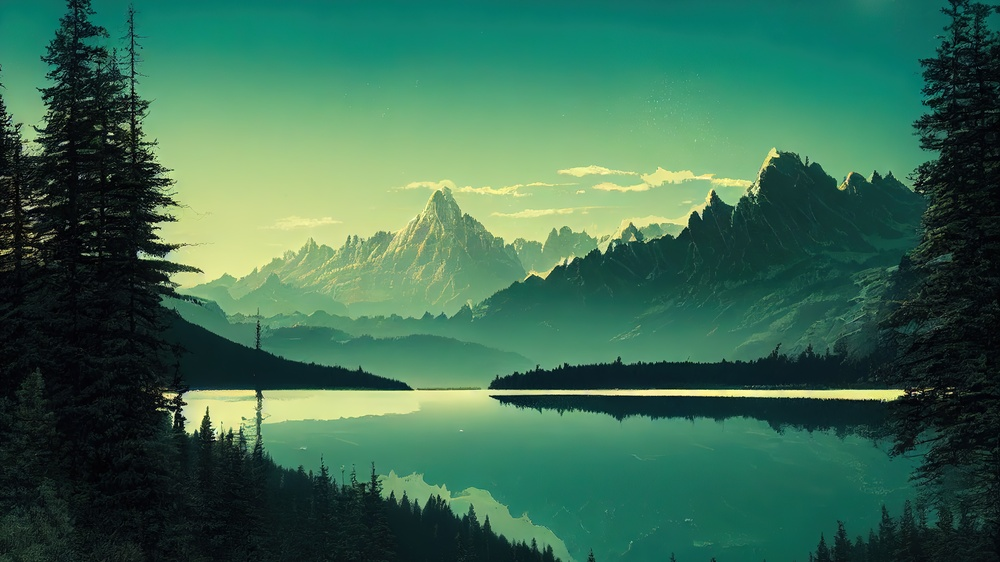
#> input picture image.jpg, 1000 x 562 px, shrunk from 3840 x 2160 before the run
$ python assignment2.py
#> lines starting #> are read from the running program, lines starting #| are printed output that depends on the picture
import cv2
import numpy as np
import matplotlib.pyplot as plt

# Read the image
image = cv2.imread('image.jpg')  # Replace with your image path
#> image is the input picture: shape (562, 1000, 3); mean B, G, R 82.3, 106.6, 58.6
image_rgb = cv2.cvtColor(image, cv2.COLOR_BGR2RGB)  # Convert to RGB (OpenCV loads in BGR by default)

# Separate the R, G, B channels
r_channel = image_rgb[:, :, 0]
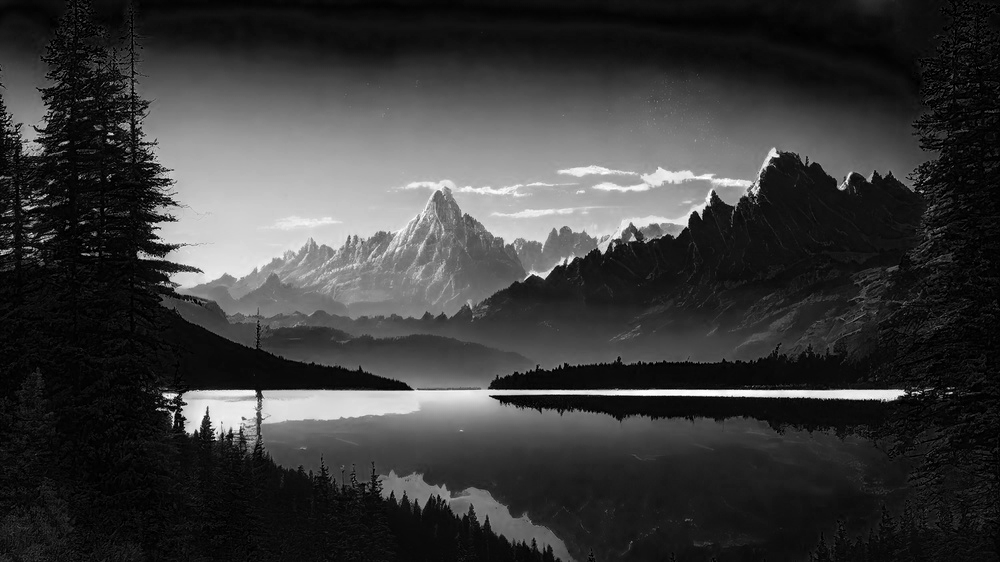
#> r_channel: shape (562, 1000); min 0, max 255, mean 58.6
g_channel = image_rgb[:, :, 1]
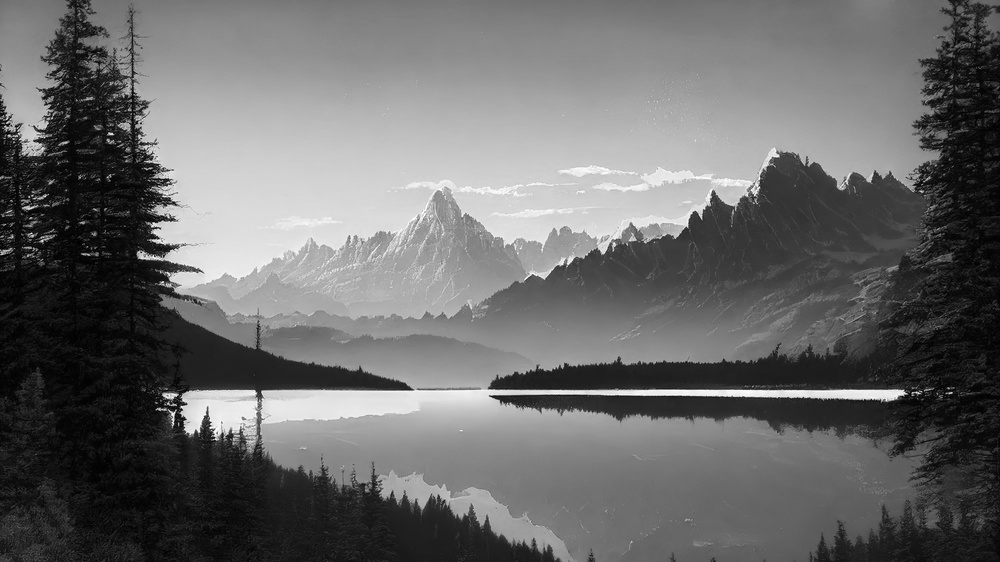
#> g_channel: shape (562, 1000); min 0, max 255, mean 106.6
b_channel = image_rgb[:, :, 2]
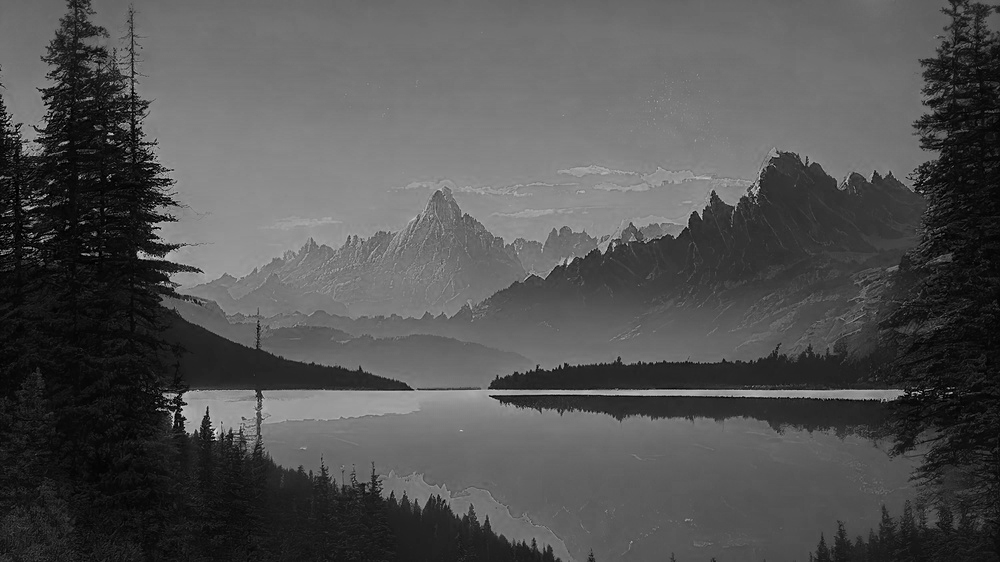
#> b_channel: shape (562, 1000); min 0, max 231, mean 82.3

# Calculate histograms for each channel
r_hist = cv2.calcHist([r_channel], [0], None, [256], [0, 256])
#> r_hist = 256 values, max 18153 at index 11, min 15 at index 254, mean 2195.3
g_hist = cv2.calcHist([g_channel], [0], None, [256], [0, 256])
#> g_hist = 256 values, max 5341 at index 33, min 14 at index 254, mean 2195.3
b_hist = cv2.calcHist([b_channel], [0], None, [256], [0, 256])
#> b_hist = 256 values, max 11757 at index 114, min 0 at index 207, mean 2195.3

# Plot the histograms
plt.figure(figsize=(12, 6))

# Red channel histogram
plt.subplot(1, 3, 1)
plt.plot(r_hist, color='red')
plt.title('Red Channel Histogram')
plt.xlim([0, 256])

# Green channel histogram
plt.subplot(1, 3, 2)
plt.plot(g_hist, color='green')
plt.title('Green Channel Histogram')
plt.xlim([0, 256])

# Blue channel histogram
plt.subplot(1, 3, 3)
plt.plot(b_hist, color='blue')
plt.title('Blue Channel Histogram')
plt.xlim([0, 256])

plt.tight_layout()
plt.show()
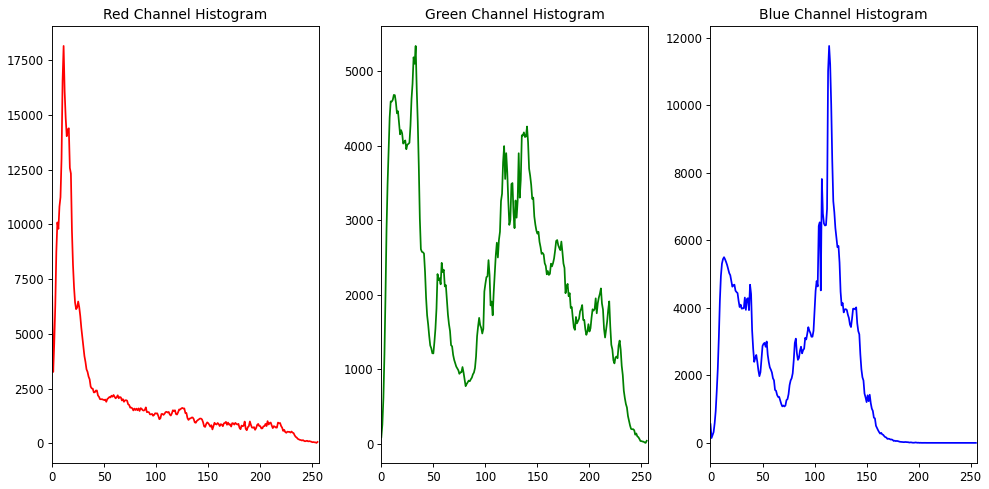
#> figure drawn by matplotlib, 3 panels; panel 1: curve peaks at x = 11, y = 18153; panel 2: curve peaks at x = 33, y = 5341; panel 3: curve peaks at x = 114, y = 11757
